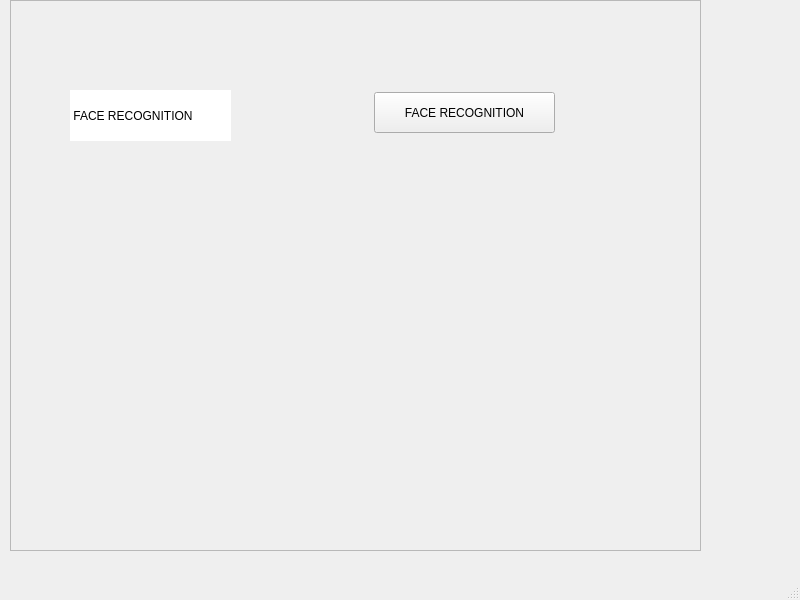
<?xml version="1.0" encoding="UTF-8"?>
<ui version="4.0">
 <class>MainWindow</class>
 <widget class="QMainWindow" name="MainWindow">
  <property name="geometry">
   <rect>
    <x>0</x>
    <y>0</y>
    <width>800</width>
    <height>600</height>
   </rect>
  </property>
  <property name="windowTitle">
   <string>MainWindow</string>
  </property>
  <property name="styleSheet">
   <string notr="true">font: 12pt &quot;MS Shell Dlg 2&quot;;</string>
  </property>
  <widget class="QWidget" name="centralwidget">
   <widget class="QLabel" name="label">
    <property name="geometry">
     <rect>
      <x>70</x>
      <y>90</y>
      <width>161</width>
      <height>51</height>
     </rect>
    </property>
    <property name="styleSheet">
     <string notr="true">background-color: rgb(255, 255, 255);
font: 12pt &quot;MS Shell Dlg 2&quot;;</string>
    </property>
    <property name="text">
     <string> FACE RECOGNITION</string>
    </property>
   </widget>
   <widget class="QPushButton" name="pushButton">
    <property name="geometry">
     <rect>
      <x>374</x>
      <y>92</y>
      <width>181</width>
      <height>41</height>
     </rect>
    </property>
    <property name="text">
     <string>FACE RECOGNITION</string>
    </property>
   </widget>
   <widget class="QFrame" name="frame">
    <property name="geometry">
     <rect>
      <x>10</x>
      <y>0</y>
      <width>691</width>
      <height>551</height>
     </rect>
    </property>
    <property name="frameShape">
     <enum>QFrame::StyledPanel</enum>
    </property>
    <property name="frameShadow">
     <enum>QFrame::Raised</enum>
    </property>
   </widget>
  </widget>
  <widget class="QMenuBar" name="menubar">
   <property name="geometry">
    <rect>
     <x>0</x>
     <y>0</y>
     <width>800</width>
     <height>25</height>
    </rect>
   </property>
  </widget>
  <widget class="QStatusBar" name="statusbar"/>
 </widget>
 <resources/>
 <connections/>
</ui>
